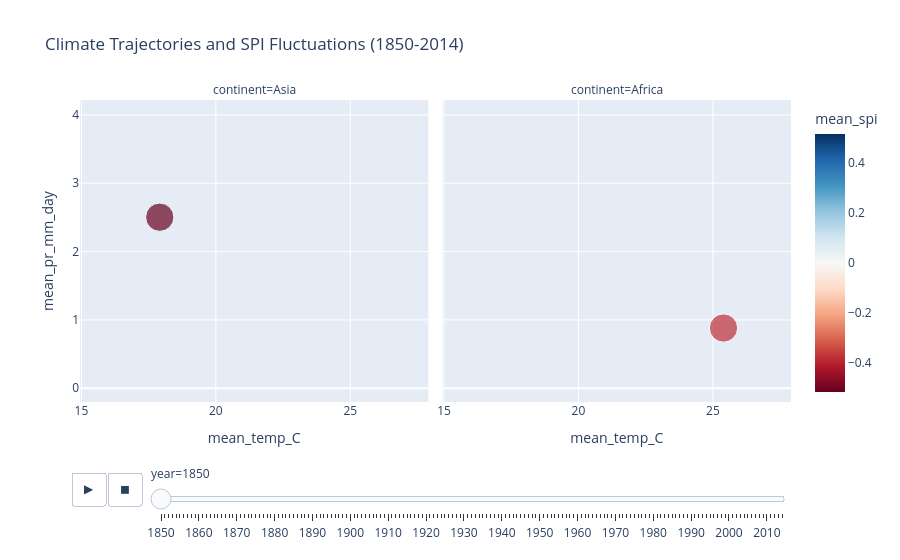

Here is the notebook cell this chart was saved with:
### Code cell
import plotly.express as px

fig = px.scatter(
    df, 
    x="mean_temp_C", 
    y="mean_pr_mm_day", 
    animation_frame="year", 
    animation_group="country",
    size="n_cells", 
    color="mean_spi", 
    hover_name="country",
    facet_col="continent", # Subplots per continent
    color_continuous_scale=px.colors.diverging.RdBu,
    color_continuous_midpoint=0,
    range_x=[df['mean_temp_C'].min()-1, df['mean_temp_C'].max()+1],
    range_y=[df['mean_pr_mm_day'].min()-0.5, df['mean_pr_mm_day'].max()+0.5],
    title="Climate Trajectories and SPI Fluctuations (1850-2014)"
)
fig.show()

### Figure 1 — Plotly figure (JSON) as saved in the notebook; plotly's stock layout.template omitted (floating-point values rounded to 4 significant figures)
{"data": [{"hovertemplate": "<b>%{hovertext}</b><br><br>year=1850<br>continent=Asia<br>mean_temp_C=%{x}<br>mean_pr_mm_day=%{y}<br>n_cells=%{marker.size}<br>mean_spi=%{marker.color}<extra></extra>", "hovertext": ["Iran"], "ids": ["Iran"], "legendgroup": "", "marker": {"color": [-0.5168], "coloraxis": "coloraxis", "size": [4], "sizemode": "area", "sizeref": 0.01, "symbol": "circle"}, "mode": "markers", "name": "", "orientation": "v", "showlegend": false, "type": "scatter", "x": [17.91], "xaxis": "x", "y": [2.503], "yaxis": "y"}, {"hovertemplate": "<b>%{hovertext}</b><br><br>year=1850<br>continent=Africa<br>mean_temp_C=%{x}<br>mean_pr_mm_day=%{y}<br>n_cells=%{marker.size}<br>mean_spi=%{marker.color}<extra></extra>", "hovertext": ["Kenya"], "ids": ["Kenya"], "legendgroup": "", "marker": {"color": [-0.3784], "coloraxis": "coloraxis", "size": [4], "sizemode": "area", "sizeref": 0.01, "symbol": "circle"}, "mode": "markers", "name": "", "orientation": "v", "showlegend": false, "type": "scatter", "x": [25.39], "xaxis": "x2", "y": [0.8808], "yaxis": "y2"}], "layout": {"annotations": [{"font": {}, "showarrow": false, "text": "continent=Asia", "x": 0.245, "xanchor": "center", "xref": "paper", "y": 1, "yanchor": "bottom", "yref": "paper"}, {"font": {}, "showarrow": false, "text": "continent=Africa", "x": 0.755, "xanchor": "center", "xref": "paper", "y": 1, "yanchor": "bottom", "yref": "paper"}], "coloraxis": {"cmid": 0, "colorbar": {"title": {"text": "mean_spi"}}, "colorscale": [[0, "rgb(103,0,31)"], [0.1, "rgb(178,24,43)"], [0.2, "rgb(214,96,77)"], [0.3, "rgb(244,165,130)"], [0.4, "rgb(253,219,199)"], [0.5, "rgb(247,247,247)"], [0.6, "rgb(209,229,240)"], [0.7, "rgb(146,197,222)"], [0.8, "rgb(67,147,195)"], [0.9, "rgb(33,102,172)"], [1, "rgb(5,48,97)"]]}, "legend": {"itemsizing": "constant", "tracegroupgap": 0}, "sliders": [{"active": 0, "currentvalue": {"prefix": "year="}, "len": 0.9, "pad": {"b": 10, "t": 60}, "steps": [{"args": [["1850"], {"frame": {"duration": 0, "redraw": false}, "fromcurrent": true, "mode": "immediate", "transition": {"duration": 0, "easing": "linear"}}], "label": "1850", "method": "animate"}, {"args": [["1851"], {"frame": {"duration": 0, "redraw": false}, "fromcurrent": true, "mode": "immediate", "transition": {"duration": 0, "easing": "linear"}}], "label": "1851", "method": "animate"}, {"args": [["1852"], {"frame": {"duration": 0, "redraw": false}, "fromcurrent": true, "mode": "immediate", "transition": {"duration": 0, "easing": "linear"}}], "label": "1852", "method": "animate"}, {"args": [["1853"], {"frame": {"duration": 0, "redraw": false}, "fromcurrent": true, "mode": "immediate", "transition": {"duration": 0, "easing": "linear"}}], "label": "1853", "method": "animate"}, {"args": [["1854"], {"frame": {"duration": 0, "redraw": false}, "fromcurrent": true, "mode": "immediate", "transition": {"duration": 0, "easing": "linear"}}], "label": "1854", "method": "animate"}, {"args": [["1855"], {"frame": {"duration": 0, "redraw": false}, "fromcurrent": true, "mode": "immediate", "transition": {"duration": 0, "easing": "linear"}}], "label": "1855", "method": "animate"}, {"args": [["1856"], {"frame": {"duration": 0, "redraw": false}, "fromcurrent": true, "mode": "immediate", "transition": {"duration": 0, "easing": "linear"}}], "label": "1856", "method": "animate"}, {"args": [["1857"], {"frame": {"duration": 0, "redraw": false}, "fromcurrent": true, "mode": "immediate", "transition": {"duration": 0, "easing": "linear"}}], "label": "1857", "method": "animate"}, {"args": [["1858"], {"frame": {"duration": 0, "redraw": false}, "fromcurrent": true, "mode": "immediate", "transition": {"duration": 0, "easing": "linear"}}], "label": "1858", "method": "animate"}, {"args": [["1859"], {"frame": {"duration": 0, "redraw": false}, "fromcurrent": true, "mode": "immediate", "transition": {"duration": 0, "easing": "linear"}}], "label": "1859", "method": "animate"}, {"args": [["1860"], {"frame": {"duration": 0, "redraw": false}, "fromcurrent": true, "mode": "immediate", "transition": {"duration": 0, "easing": "linear"}}], "label": "1860", "method": "animate"}, {"args": [["1861"], {"frame": {"duration": 0, "redraw": false}, "fromcurrent": true, "mode": "immediate", "transition": {"duration": 0, "easing": "linear"}}], "label": "1861", "method": "animate"}, {"args": [["1862"], {"frame": {"duration": 0, "redraw": false}, "fromcurrent": true, "mode": "immediate", "transition": {"duration": 0, "easing": "linear"}}], "label": "1862", "method": "animate"}, {"args": [["1863"], {"frame": {"duration": 0, "redraw": false}, "fromcurrent": true, "mode": "immediate", "transition": {"duration": 0, "easing": "linear"}}], "label": "1863", "method": "animate"}, {"args": [["1864"], {"frame": {"duration": 0, "redraw": false}, "fromcurrent": true, "mode": "immediate", "transition": {"duration": 0, "easing": "linear"}}], "label": "1864", "method": "animate"}, {"args": [["1865"], {"frame": {"duration": 0, "redraw": false}, "fromcurrent": true, "mode": "immediate", "transition": {"duration": 0, "easing": "linear"}}], "label": "1865", "method": "animate"}, {"args": [["1866"], {"frame": {"duration": 0, "redraw": false}, "fromcurrent": true, "mode": "immediate", "transition": {"duration": 0, "easing": "linear"}}], "label": "1866", "method": "animate"}, {"args": [["1867"], {"frame": {"duration": 0, "redraw": false}, "fromcurrent": true, "mode": "immediate", "transition": {"duration": 0, "easing": "linear"}}], "label": "1867", "method": "animate"}, {"args": [["1868"], {"frame": {"duration": 0, "redraw": false}, "fromcurrent": true, "mode": "immediate", "transition": {"duration": 0, "easing": "linear"}}], "label": "1868", "method": "animate"}, {"args": [["1869"], {"frame": {"duration": 0, "redraw": false}, "fromcurrent": true, "mode": "immediate", "transition": {"duration": 0, "easing": "linear"}}], "label": "1869", "method": "animate"}, {"args": [["1870"], {"frame": {"duration": 0, "redraw": false}, "fromcurrent": true, "mode": "immediate", "transition": {"duration": 0, "easing": "linear"}}], "label": "1870", "method": "animate"}, {"args": [["1871"], {"frame": {"duration": 0, "redraw": false}, "fromcurrent": true, "mode": "immediate", "transition": {"duration": 0, "easing": "linear"}}], "label": "1871", "method": "animate"}, {"args": [["1872"], {"frame": {"duration": 0, "redraw": false}, "fromcurrent": true, "mode": "immediate", "transition": {"duration": 0, "easing": "linear"}}], "label": "1872", "method": "animate"}, {"args": [["1873"], {"frame": {"duration": 0, "redraw": false}, "fromcurrent": true, "mode": "immediate", "transition": {"duration": 0, "easing": "linear"}}], "label": "1873", "method": "animate"}, {"args": [["1874"], {"frame": {"duration": 0, "redraw": false}, "fromcurrent": true, "mode": "immediate", "transition": {"duration": 0, "easing": "linear"}}], "label": "1874", "method": "animate"}, {"args": [["1875"], {"frame": {"duration": 0, "redraw": false}, "fromcurrent": true, "mode": "immediate", "transition": {"duration": 0, "easing": "linear"}}], "label": "1875", "method": "animate"}, {"args": [["1876"], {"frame": {"duration": 0, "redraw": false}, "fromcurrent": true, "mode": "immediate", "transition": {"duration": 0, "easing": "linear"}}], "label": "1876", "method": "animate"}, {"args": [["1877"], {"frame": {"duration": 0, "redraw": false}, "fromcurrent": true, "mode": "immediate", "transition": {"duration": 0, "easing": "linear"}}], "label": "1877", "method": "animate"}, {"args": [["1878"], {"frame": {"duration": 0, "redraw": false}, "fromcurrent": true, "mode": "immediate", "transition": {"duration": 0, "easing": "linear"}}], "label": "1878", "method": "animate"}, {"args": [["1879"], {"frame": {"duration": 0, "redraw": false}, "fromcurrent": true, "mode": "immediate", "transition": {"duration": 0, "easing": "linear"}}], "label": "1879", "method": "animate"}, {"args": [["1880"], {"frame": {"duration": 0, "redraw": false}, "fromcurrent": true, "mode": "immediate", "transition": {"duration": 0, "easing": "linear"}}], "label": "1880", "method": "animate"}, {"args": [["1881"], {"frame": {"duration": 0, "redraw": false}, "fromcurrent": true, "mode": "immediate", "transition": {"duration": 0, "easing": "linear"}}], "label": "1881", "method": "animate"}, {"args": [["1882"], {"frame": {"duration": 0, "redraw": false}, "fromcurrent": true, "mode": "immediate", "transition": {"duration": 0, "easing": "linear"}}], "label": "1882", "method": "animate"}, {"args": [["1883"], {"frame": {"duration": 0, "redraw": false}, "fromcurrent": true, "mode": "immediate", "transition": {"duration": 0, "easing": "linear"}}], "label": "1883", "method": "animate"}, {"args": [["1884"], {"frame": {"duration": 0, "redraw": false}, "fromcurrent": true, "mode": "immediate", "transition": {"duration": 0, "easing": "linear"}}], "label": "1884", "method": "animate"}, {"args": [["1885"], {"frame": {"duration": 0, "redraw": false}, "fromcurrent": true, "mode": "immediate", "transition": {"duration": 0, "easing": "linear"}}], "label": "1885", "method": "animate"}, {"args": [["1886"], {"frame": {"duration": 0, "redraw": false}, "fromcurrent": true, "mode": "immediate", "transition": {"duration": 0, "easing": "linear"}}], "label": "1886", "method": "animate"}, {"args": [["1887"], {"frame": {"duration": 0, "redraw": false}, "fromcurrent": true, "mode": "immediate", "transition": {"duration": 0, "easing": "linear"}}], "label": "1887", "method": "animate"}, {"args": [["1888"], {"frame": {"duration": 0, "redraw": false}, "fromcurrent": true, "mode": "immediate", "transition": {"duration": 0, "easing": "linear"}}], "label": "1888", "method": "animate"}, {"args": [["1889"], {"frame": {"duration": 0, "redraw": false}, "fromcurrent": true, "mode": "immediate", "transition": {"duration": 0, "easing": "linear"}}], "label": "1889", "method": "animate"}, {"args": [["1890"], {"frame": {"duration": 0, "redraw": false}, "fromcurrent": true, "mode": "immediate", "transition": {"duration": 0, "easing": "linear"}}], "label": "1890", "method": "animate"}, {"args": [["1891"], {"frame": {"duration": 0, "redraw": false}, "fromcurrent": true, "mode": "immediate", "transition": {"duration": 0, "easing": "linear"}}], "label": "1891", "method": "animate"}, {"args": [["1892"], {"frame": {"duration": 0, "redraw": false}, "fromcurrent": true, "mode": "immediate", "transition": {"duration": 0, "easing": "linear"}}], "label": "1892", "method": "animate"}, {"args": [["1893"], {"frame": {"duration": 0, "redraw": false}, "fromcurrent": true, "mode": "immediate", "transition": {"duration": 0, "easing": "linear"}}], "label": "1893", "method": "animate"}, {"args": [["1894"], {"frame": {"duration": 0, "redraw": false}, "fromcurrent": true, "mode": "immediate", "transition": {"duration": 0, "easing": "linear"}}], "label": "1894", "method": "animate"}, {"args": [["1895"], {"frame": {"duration": 0, "redraw": false}, "fromcurrent": true, "mode": "immediate", "transition": {"duration": 0, "easing": "linear"}}], "label": "1895", "method": "animate"}, {"args": [["1896"], {"frame": {"duration": 0, "redraw": false}, "fromcurrent": true, "mode": "immediate", "transition": {"duration": 0, "easing": "linear"}}], "label": "1896", "method": "animate"}, {"args": [["1897"], {"frame": {"duration": 0, "redraw": false}, "fromcurrent": true, "mode": "immediate", "transition": {"duration": 0, "easing": "linear"}}], "label": "1897", "method": "animate"}, {"args": [["1898"], {"frame": {"duration": 0, "redraw": false}, "fromcurrent": true, "mode": "immediate", "transition": {"duration": 0, "easing": "linear"}}], "label": "1898", "method": "animate"}, {"args": [["1899"], {"frame": {"duration": 0, "redraw": false}, "fromcurrent": true, "mode": "immediate", "transition": {"duration": 0, "easing": "linear"}}], "label": "1899", "method": "animate"}, {"args": [["1900"], {"frame": {"duration": 0, "redraw": false}, "fromcurrent": true, "mode": "immediate", "transition": {"duration": 0, "easing": "linear"}}], "label": "1900", "method": "animate"}, {"args": [["1901"], {"frame": {"duration": 0, "redraw": false}, "fromcurrent": true, "mode": "immediate", "transition": {"duration": 0, "easing": "linear"}}], "label": "1901", "method": "animate"}, {"args": [["1902"], {"frame": {"duration": 0, "redraw": false}, "fromcurrent": true, "mode": "immediate", "transition": {"duration": 0, "easing": "linear"}}], "label": "1902", "method": "animate"}, {"args": [["1903"], {"frame": {"duration": 0, "redraw": false}, "fromcurrent": true, "mode": "immediate", "transition": {"duration": 0, "easing": "linear"}}], "label": "1903", "method": "animate"}, {"args": [["1904"], {"frame": {"duration": 0, "redraw": false}, "fromcurrent": true, "mode": "immediate", "transition": {"duration": 0, "easing": "linear"}}], "label": "1904", "method": "animate"}, {"args": [["1905"], {"frame": {"duration": 0, "redraw": false}, "fromcurrent": true, "mode": "immediate", "transition": {"duration": 0, "easing": "linear"}}], "label": "1905", "method": "animate"}, {"args": [["1906"], {"frame": {"duration": 0, "redraw": false}, "fromcurrent": true, "mode": "immediate", "transition": {"duration": 0, "easing": "linear"}}], "label": "1906", "method": "animate"}, {"args": [["1907"], {"frame": {"duration": 0, "redraw": false}, "fromcurrent": true, "mode": "immediate", "transition": {"duration": 0, "easing": "linear"}}], "label": "1907", "method": "animate"}, {"args": [["1908"], {"frame": {"duration": 0, "redraw": false}, "fromcurrent": true, "mode": "immediate", "transition": {"duration": 0, "easing": "linear"}}], "label": "1908", "method": "animate"}, {"args": [["1909"], {"frame": {"duration": 0, "redraw": false}, "fromcurrent": true, "mode": "immediate", "transition": {"duration": 0, "easing": "linear"}}], "label": "1909", "method": "animate"}, {"args": [["1910"], {"frame": {"duration": 0, "redraw": false}, "fromcurrent": true, "mode": "immediate", "transition": {"duration": 0, "easing": "linear"}}], "label": "1910", "method": "animate"}, {"args": [["1911"], {"frame": {"duration": 0, "redraw": false}, "fromcurrent": true, "mode": "immediate", "transition": {"duration": 0, "easing": "linear"}}], "label": "1911", "method": "animate"}, {"args": [["1912"], {"frame": {"duration": 0, "redraw": false}, "fromcurrent": true, "mode": "immediate", "transition": {"duration": 0, "easing": "linear"}}], "label": "1912", "method": "animate"}, {"args": [["1913"], {"frame": {"duration": 0, "redraw": false}, "fromcurrent": true, "mode": "immediate", "transition": {"duration": 0, "easing": "linear"}}], "label": "1913", "method": "animate"}, {"args": [["1914"], {"frame": {"duration": 0, "redraw": false}, "fromcurrent": true, "mode": "immediate", "transition": {"duration": 0, "easing": "linear"}}], "label": "1914", "method": "animate"}, {"args": [["1915"], {"frame": {"duration": 0, "redraw": false}, "fromcurrent": true, "mode": "immediate", "transition": {"duration": 0, "easing": "linear"}}], "label": "1915", "method": "animate"}, {"args": [["1916"], {"frame": {"duration": 0, "redraw": false}, "fromcurrent": true, "mode": "immediate", "transition": {"duration": 0, "easing": "linear"}}], "label": "1916", "method": "animate"}, {"args": [["1917"], {"frame": {"duration": 0, "redraw": false}, "fromcurrent": true, "mode": "immediate", "transition": {"duration": 0, "easing": "linear"}}], "label": "1917", "method": "animate"}, {"args": [["1918"], {"frame": {"duration": 0, "redraw": false}, "fromcurrent": true, "mode": "immediate", "transition": {"duration": 0, "easing": "linear"}}], "label": "1918", "method": "animate"}, {"args": [["1919"], {"frame": {"duration": 0, "redraw": false}, "fromcurrent": true, "mode": "immediate", "transition": {"duration": 0, "easing": "linear"}}], "label": "1919", "method": "animate"}, {"args": [["1920"], {"frame": {"duration": 0, "redraw": false}, "fromcurrent": true, "mode": "immediate", "transition": {"duration": 0, "easing": "linear"}}], "label": "1920", "method": "animate"}, {"args": [["1921"], {"frame": {"duration": 0, "redraw": false}, "fromcurrent": true, "mode": "immediate", "transition": {"duration": 0, "easing": "linear"}}], "label": "1921", "method": "animate"}, {"args": [["1922"], {"frame": {"duration": 0, "redraw": false}, "fromcurrent": true, "mode": "immediate", "transition": {"duration": 0, "easing": "linear"}}], "label": "1922", "method": "animate"}, {"args": [["1923"], {"frame": {"duration": 0, "redraw": false}, "fromcurrent": true, "mode": "immediate", "transition": {"duration": 0, "easing": "linear"}}], "label": "1923", "method": "animate"}, {"args": [["1924"], {"frame": {"duration": 0, "redraw": false}, "fromcurrent": true, "mode": "immediate", "transition": {"duration": 0, "easing": "linear"}}], "label": "1924", "method": "animate"}, {"args": [["1925"], {"frame": {"duration": 0, "redraw": false}, "fromcurrent": true, "mode": "immediate", "transition": {"duration": 0, "easing": "linear"}}], "label": "1925", "method": "animate"}, {"args": [["1926"], {"frame": {"duration": 0, "redraw": false}, "fromcurrent": true, "mode": "immediate", "transition": {"duration": 0, "easing": "linear"}}], "label": "1926", "method": "animate"}, {"args": [["1927"], {"frame": {"duration": 0, "redraw": false}, "fromcurrent": true, "mode": "immediate", "transition": {"duration": 0, "easing": "linear"}}], "label": "1927", "method": "animate"}, {"args": [["1928"], {"frame": {"duration": 0, "redraw": false}, "fromcurrent": true, "mode": "immediate", "transition": {"duration": 0, "easing": "linear"}}], "label": "1928", "method": "animate"}, {"args": [["1929"], {"frame": {"duration": 0, "redraw": false}, "fromcurrent": true, "mode": "immediate", "transition": {"duration": 0, "easing": "linear"}}], "label": "1929", "method": "animate"}, {"args": [["1930"], {"frame": {"duration": 0, "redraw": false}, "fromcurrent": true, "mode": "immediate", "transition": {"duration": 0, "easing": "linear"}}], "label": "1930", "method": "animate"}, {"args": [["1931"], {"frame": {"duration": 0, "redraw": false}, "fromcurrent": true, "mode": "immediate", "transition": {"duration": 0, "easing": "linear"}}], "label": "1931", "method": "animate"}, {"args": [["1932"], {"frame": {"duration": 0, "redraw": false}, "fromcurrent": true, "mode": "immediate", "transition": {"duration": 0, "easing": "linear"}}], "label": "1932", "method": "animate"}, {"args": [["1933"], {"frame": {"duration": 0, "redraw": false}, "fromcurrent": true, "mode": "immediate", "transition": {"duration": 0, "easing": "linear"}}], "label": "1933", "method": "animate"}, {"args": [["1934"], {"frame": {"duration": 0, "redraw": false}, "fromcurrent": true, "mode": "immediate", "transition": {"duration": 0, "easing": "linear"}}], "label": "1934", "method": "animate"}, {"args": [["1935"], {"frame": {"duration": 0, "redraw": false}, "fromcurrent": true, "mode": "immediate", "transition": {"duration": 0, "easing": "linear"}}], "label": "1935", "method": "animate"}, {"args": [["1936"], {"frame": {"duration": 0, "redraw": false}, "fromcurrent": true, "mode": "immediate", "transition": {"duration": 0, "easing": "linear"}}], "label": "1936", "method": "animate"}, {"args": [["1937"], {"frame": {"duration": 0, "redraw": false}, "fromcurrent": true, "mode": "immediate", "transition": {"duration": 0, "easing": "linear"}}], "label": "1937", "method": "animate"}, {"args": [["1938"], {"frame": {"duration": 0, "redraw": false}, "fromcurrent": true, "mode": "immediate", "transition": {"duration": 0, "easing": "linear"}}], "label": "1938", "method": "animate"}, {"args": [["1939"], {"frame": {"duration": 0, "redraw": false}, "fromcurrent": true, "mode": "immediate", "transition": {"duration": 0, "easing": "linear"}}], "label": "1939", "method": "animate"}, {"args": [["1940"], {"frame": {"duration": 0, "redraw": false}, "fromcurrent": true, "mode": "immediate", "transition": {"duration": 0, "easing": "linear"}}], "label": "1940", "method": "animate"}, {"args": [["1941"], {"frame": {"duration": 0, "redraw": false}, "fromcurrent": true, "mode": "immediate", "transition": {"duration": 0, "easing": "linear"}}], "label": "1941", "method": "animate"}, {"args": [["1942"], {"frame": {"duration": 0, "redraw": false}, "fromcurrent": true, "mode": "immediate", "transition": {"duration": 0, "easing": "linear"}}], "label": "1942", "method": "animate"}, {"args": [["1943"], {"frame": {"duration": 0, "redraw": false}, "fromcurrent": true, "mode": "immediate", "transition": {"duration": 0, "easing": "linear"}}], "label": "1943", "method": "animate"}, {"args": [["1944"], {"frame": {"duration": 0, "redraw": false}, "fromcurrent": true, "mode": "immediate", "transition": {"duration": 0, "easing": "linear"}}], "label": "1944", "method": "animate"}, {"args": [["1945"], {"frame": {"duration": 0, "redraw": false}, "fromcurrent": true, "mode": "immediate", "transition": {"duration": 0, "easing": "linear"}}], "label": "1945", "method": "animate"}, {"args": [["1946"], {"frame": {"duration": 0, "redraw": false}, "fromcurrent": true, "mode": "immediate", "transition": {"duration": 0, "easing": "linear"}}], "label": "1946", "method": "animate"}, {"args": [["1947"], {"frame": {"duration": 0, "redraw": false}, "fromcurrent": true, "mode": "immediate", "transition": {"duration": 0, "easing": "linear"}}], "label": "1947", "method": "animate"}, {"args": [["1948"], {"frame": {"duration": 0, "redraw": false}, "fromcurrent": true, "mode": "immediate", "transition": {"duration": 0, "easing": "linear"}}], "label": "1948", "method": "animate"}, {"args": [["1949"], {"frame": {"duration": 0, "redraw": false}, "fromcurrent": true, "mode": "immediate", "transition": {"duration": 0, "easing": "linear"}}], "label": "1949", "method": "animate"}, {"args": [["1950"], {"frame": {"duration": 0, "redraw": false}, "fromcurrent": true, "mode": "immediate", "transition": {"duration": 0, "easing": "linear"}}], "label": "1950", "method": "animate"}, {"args": [["1951"], {"frame": {"duration": 0, "redraw": false}, "fromcurrent": true, "mode": "immediate", "transition": {"duration": 0, "easing": "linear"}}], "label": "1951", "method": "animate"}, {"args": [["1952"], {"frame": {"duration": 0, "redraw": false}, "fromcurrent": true, "mode": "immediate", "transition": {"duration": 0, "easing": "linear"}}], "label": "1952", "method": "animate"}, {"args": [["1953"], {"frame": {"duration": 0, "redraw": false}, "fromcurrent": true, "mode": "immediate", "transition": {"duration": 0, "easing": "linear"}}], "label": "1953", "method": "animate"}, {"args": [["1954"], {"frame": {"duration": 0, "redraw": false}, "fromcurrent": true, "mode": "immediate", "transition": {"duration": 0, "easing": "linear"}}], "label": "1954", "method": "animate"}, {"args": [["1955"], {"frame": {"duration": 0, "redraw": false}, "fromcurrent": true, "mode": "immediate", "transition": {"duration": 0, "easing": "linear"}}], "label": "1955", "method": "animate"}, {"args": [["1956"], {"frame": {"duration": 0, "redraw": false}, "fromcurrent": true, "mode": "immediate", "transition": {"duration": 0, "easing": "linear"}}], "label": "1956", "method": "animate"}, {"args": [["1957"], {"frame": {"duration": 0, "redraw": false}, "fromcurrent": true, "mode": "immediate", "transition": {"duration": 0, "easing": "linear"}}], "label": "1957", "method": "animate"}, {"args": [["1958"], {"frame": {"duration": 0, "redraw": false}, "fromcurrent": true, "mode": "immediate", "transition": {"duration": 0, "easing": "linear"}}], "label": "1958", "method": "animate"}, {"args": [["1959"], {"frame": {"duration": 0, "redraw": false}, "fromcurrent": true, "mode": "immediate", "transition": {"duration": 0, "easing": "linear"}}], "label": "1959", "method": "animate"}, {"args": [["1960"], {"frame": {"duration": 0, "redraw": false}, "fromcurrent": true, "mode": "immediate", "transition": {"duration": 0, "easing": "linear"}}], "label": "1960", "method": "animate"}, {"args": [["1961"], {"frame": {"duration": 0, "redraw": false}, "fromcurrent": true, "mode": "immediate", "transition": {"duration": 0, "easing": "linear"}}], "label": "1961", "method": "animate"}, {"args": [["1962"], {"frame": {"duration": 0, "redraw": false}, "fromcurrent": true, "mode": "immediate", "transition": {"duration": 0, "easing": "linear"}}], "label": "1962", "method": "animate"}, {"args": [["1963"], {"frame": {"duration": 0, "redraw": false}, "fromcurrent": true, "mode": "immediate", "transition": {"duration": 0, "easing": "linear"}}], "label": "1963", "method": "animate"}, {"args": [["1964"], {"frame": {"duration": 0, "redraw": false}, "fromcurrent": true, "mode": "immediate", "transition": {"duration": 0, "easing": "linear"}}], "label": "1964", "method": "animate"}, {"args": [["1965"], {"frame": {"duration": 0, "redraw": false}, "fromcurrent": true, "mode": "immediate", "transition": {"duration": 0, "easing": "linear"}}], "label": "1965", "method": "animate"}, {"args": [["1966"], {"frame": {"duration": 0, "redraw": false}, "fromcurrent": true, "mode": "immediate", "transition": {"duration": 0, "easing": "linear"}}], "label": "1966", "method": "animate"}, {"args": [["1967"], {"frame": {"duration": 0, "redraw": false}, "fromcurrent": true, "mode": "immediate", "transition": {"duration": 0, "easing": "linear"}}], "label": "1967", "method": "animate"}, {"args": [["1968"], {"frame": {"duration": 0, "redraw": false}, "fromcurrent": true, "mode": "immediate", "transition": {"duration": 0, "easing": "linear"}}], "label": "1968", "method": "animate"}, {"args": [["1969"], {"frame": {"duration": 0, "redraw": false}, "fromcurrent": true, "mode": "immediate", "transition": {"duration": 0, "easing": "linear"}}], "label": "1969", "method": "animate"}, {"args": [["1970"], {"frame": {"duration": 0, "redraw": false}, "fromcurrent": true, "mode": "immediate", "transition": {"duration": 0, "easing": "linear"}}], "label": "1970", "method": "animate"}, {"args": [["1971"], {"frame": {"duration": 0, "redraw": false}, "fromcurrent": true, "mode": "immediate", "transition": {"duration": 0, "easing": "linear"}}], "label": "1971", "method": "animate"}, {"args": [["1972"], {"frame": {"duration": 0, "redraw": false}, "fromcurrent": true, "mode": "immediate", "transition": {"duration": 0, "easing": "linear"}}], "label": "1972", "method": "animate"}, {"args": [["1973"], {"frame": {"duration": 0, "redraw": false}, "fromcurrent": true, "mode": "immediate", "transition": {"duration": 0, "easing": "linear"}}], "label": "1973", "method": "animate"}, {"args": [["1974"], {"frame": {"duration": 0, "redraw": false}, "fromcurrent": true, "mode": "immediate", "transition": {"duration": 0, "easing": "linear"}}], "label": "1974", "method": "animate"}, {"args": [["1975"], {"frame": {"duration": 0, "redraw": false}, "fromcurrent": true, "mode": "immediate", "transition": {"duration": 0, "easing": "linear"}}], "label": "1975", "method": "animate"}, {"args": [["1976"], {"frame": {"duration": 0, "redraw": false}, "fromcurrent": true, "mode": "immediate", "transition": {"duration": 0, "easing": "linear"}}], "label": "1976", "method": "animate"}, {"args": [["1977"], {"frame": {"duration": 0, "redraw": false}, "fromcurrent": true, "mode": "immediate", "transition": {"duration": 0, "easing": "linear"}}], "label": "1977", "method": "animate"}, {"args": [["1978"], {"frame": {"duration": 0, "redraw": false}, "fromcurrent": true, "mode": "immediate", "transition": {"duration": 0, "easing": "linear"}}], "label": "1978", "method": "animate"}, {"args": [["1979"], {"frame": {"duration": 0, "redraw": false}, "fromcurrent": true, "mode": "immediate", "transition": {"duration": 0, "easing": "linear"}}], "label": "1979", "method": "animate"}, {"args": [["1980"], {"frame": {"duration": 0, "redraw": false}, "fromcurrent": true, "mode": "immediate", "transition": {"duration": 0, "easing": "linear"}}], "label": "1980", "method": "animate"}, {"args": [["1981"], {"frame": {"duration": 0, "redraw": false}, "fromcurrent": true, "mode": "immediate", "transition": {"duration": 0, "easing": "linear"}}], "label": "1981", "method": "animate"}, {"args": [["1982"], {"frame": {"duration": 0, "redraw": false}, "fromcurrent": true, "mode": "immediate", "transition": {"duration": 0, "easing": "linear"}}], "label": "1982", "method": "animate"}, {"args": [["1983"], {"frame": {"duration": 0, "redraw": false}, "fromcurrent": true, "mode": "immediate", "transition": {"duration": 0, "easing": "linear"}}], "label": "1983", "method": "animate"}, {"args": [["1984"], {"frame": {"duration": 0, "redraw": false}, "fromcurrent": true, "mode": "immediate", "transition": {"duration": 0, "easing": "linear"}}], "label": "1984", "method": "animate"}, {"args": [["1985"], {"frame": {"duration": 0, "redraw": false}, "fromcurrent": true, "mode": "immediate", "transition": {"duration": 0, "easing": "linear"}}], "label": "1985", "method": "animate"}, {"args": [["1986"], {"frame": {"duration": 0, "redraw": false}, "fromcurrent": true, "mode": "immediate", "transition": {"duration": 0, "easing": "linear"}}], "label": "1986", "method": "animate"}, {"args": [["1987"], {"frame": {"duration": 0, "redraw": false}, "fromcurrent": true, "mode": "immediate", "transition": {"duration": 0, "easing": "linear"}}], "label": "1987", "method": "animate"}, {"args": [["1988"], {"frame": {"duration": 0, "redraw": false}, "fromcurrent": true, "mode": "immediate", "transition": {"duration": 0, "easing": "linear"}}], "label": "1988", "method": "animate"}, {"args": [["1989"], {"frame": {"duration": 0, "redraw": false}, "fromcurrent": true, "mode": "immediate", "transition": {"duration": 0, "easing": "linear"}}], "label": "1989", "method": "animate"}, {"args": [["1990"], {"frame": {"duration": 0, "redraw": false}, "fromcurrent": true, "mode": "immediate", "transition": {"duration": 0, "easing": "linear"}}], "label": "1990", "method": "animate"}, {"args": [["1991"], {"frame": {"duration": 0, "redraw": false}, "fromcurrent": true, "mode": "immediate", "transition": {"duration": 0, "easing": "linear"}}], "label": "1991", "method": "animate"}, {"args": [["1992"], {"frame": {"duration": 0, "redraw": false}, "fromcurrent": true, "mode": "immediate", "transition": {"duration": 0, "easing": "linear"}}], "label": "1992", "method": "animate"}, {"args": [["1993"], {"frame": {"duration": 0, "redraw": false}, "fromcurrent": true, "mode": "immediate", "transition": {"duration": 0, "easing": "linear"}}], "label": "1993", "method": "animate"}, {"args": [["1994"], {"frame": {"duration": 0, "redraw": false}, "fromcurrent": true, "mode": "immediate", "transition": {"duration": 0, "easing": "linear"}}], "label": "1994", "method": "animate"}, {"args": [["1995"], {"frame": {"duration": 0, "redraw": false}, "fromcurrent": true, "mode": "immediate", "transition": {"duration": 0, "easing": "linear"}}], "label": "1995", "method": "animate"}, {"args": [["1996"], {"frame": {"duration": 0, "redraw": false}, "fromcurrent": true, "mode": "immediate", "transition": {"duration": 0, "easing": "linear"}}], "label": "1996", "method": "animate"}, {"args": [["1997"], {"frame": {"duration": 0, "redraw": false}, "fromcurrent": true, "mode": "immediate", "transition": {"duration": 0, "easing": "linear"}}], "label": "1997", "method": "animate"}, {"args": [["1998"], {"frame": {"duration": 0, "redraw": false}, "fromcurrent": true, "mode": "immediate", "transition": {"duration": 0, "easing": "linear"}}], "label": "1998", "method": "animate"}, {"args": [["1999"], {"frame": {"duration": 0, "redraw": false}, "fromcurrent": true, "mode": "immediate", "transition": {"duration": 0, "easing": "linear"}}], "label": "1999", "method": "animate"}, {"args": [["2000"], {"frame": {"duration": 0, "redraw": false}, "fromcurrent": true, "mode": "immediate", "transition": {"duration": 0, "easing": "linear"}}], "label": "2000", "method": "animate"}, {"args": [["2001"], {"frame": {"duration": 0, "redraw": false}, "fromcurrent": true, "mode": "immediate", "transition": {"duration": 0, "easing": "linear"}}], "label": "2001", "method": "animate"}, {"args": [["2002"], {"frame": {"duration": 0, "redraw": false}, "fromcurrent": true, "mode": "immediate", "transition": {"duration": 0, "easing": "linear"}}], "label": "2002", "method": "animate"}, {"args": [["2003"], {"frame": {"duration": 0, "redraw": false}, "fromcurrent": true, "mode": "immediate", "transition": {"duration": 0, "easing": "linear"}}], "label": "2003", "method": "animate"}, {"args": [["2004"], {"frame": {"duration": 0, "redraw": false}, "fromcurrent": true, "mode": "immediate", "transition": {"duration": 0, "easing": "linear"}}], "label": "2004", "method": "animate"}, {"args": [["2005"], {"frame": {"duration": 0, "redraw": false}, "fromcurrent": true, "mode": "immediate", "transition": {"duration": 0, "easing": "linear"}}], "label": "2005", "method": "animate"}, {"args": [["2006"], {"frame": {"duration": 0, "redraw": false}, "fromcurrent": true, "mode": "immediate", "transition": {"duration": 0, "easing": "linear"}}], "label": "2006", "method": "animate"}, {"args": [["2007"], {"frame": {"duration": 0, "redraw": false}, "fromcurrent": true, "mode": "immediate", "transition": {"duration": 0, "easing": "linear"}}], "label": "2007", "method": "animate"}, {"args": [["2008"], {"frame": {"duration": 0, "redraw": false}, "fromcurrent": true, "mode": "immediate", "transition": {"duration": 0, "easing": "linear"}}], "label": "2008", "method": "animate"}, {"args": [["2009"], {"frame": {"duration": 0, "redraw": false}, "fromcurrent": true, "mode": "immediate", "transition": {"duration": 0, "easing": "linear"}}], "label": "2009", "method": "animate"}, {"args": [["2010"], {"frame": {"duration": 0, "redraw": false}, "fromcurrent": true, "mode": "immediate", "transition": {"duration": 0, "easing": "linear"}}], "label": "2010", "method": "animate"}, {"args": [["2011"], {"frame": {"duration": 0, "redraw": false}, "fromcurrent": true, "mode": "immediate", "transition": {"duration": 0, "easing": "linear"}}], "label": "2011", "method": "animate"}, {"args": [["2012"], {"frame": {"duration": 0, "redraw": false}, "fromcurrent": true, "mode": "immediate", "transition": {"duration": 0, "easing": "linear"}}], "label": "2012", "method": "animate"}, {"args": [["2013"], {"frame": {"duration": 0, "redraw": false}, "fromcurrent": true, "mode": "immediate", "transition": {"duration": 0, "easing": "linear"}}], "label": "2013", "method": "animate"}, {"args": [["2014"], {"frame": {"duration": 0, "redraw": false}, "fromcurrent": true, "mode": "immediate", "transition": {"duration": 0, "easing": "linear"}}], "label": "2014", "method": "animate"}], "x": 0.1, "xanchor": "left", "y": 0, "yanchor": "top"}], "title": {"text": "Climate Trajectories and SPI Fluctuations (1850-2014)"}, "updatemenus": [{"buttons": [{"args": [null, {"frame": {"duration": 500, "redraw": false}, "fromcurrent": true, "mode": "immediate", "transition": {"duration": 500, "easing": "linear"}}], "label": "&#9654;", "method": "animate"}, {"args": [[null], {"frame": {"duration": 0, "redraw": false}, "fromcurrent": true, "mode": "immediate", "transition": {"duration": 0, "easing": "linear"}}], "label": "&#9724;", "method": "animate"}], "direction": "left", "pad": {"r": 10, "t": 70}, "showactive": false, "type": "buttons", "x": 0.1, "xanchor": "right", "y": 0, "yanchor": "top"}], "xaxis": {"anchor": "y", "domain": [0, 0.49], "range": [14.95, 27.9], "title": {"text": "mean_temp_C"}}, "xaxis2": {"anchor": "y2", "domain": [0.51, 1], "matches": "x", "range": [14.95, 27.9], "title": {"text": "mean_temp_C"}}, "yaxis": {"anchor": "x", "domain": [0, 1], "range": [-0.2018, 4.218], "title": {"text": "mean_pr_mm_day"}}, "yaxis2": {"anchor": "x2", "domain": [0, 1], "matches": "y", "showticklabels": false}}}
